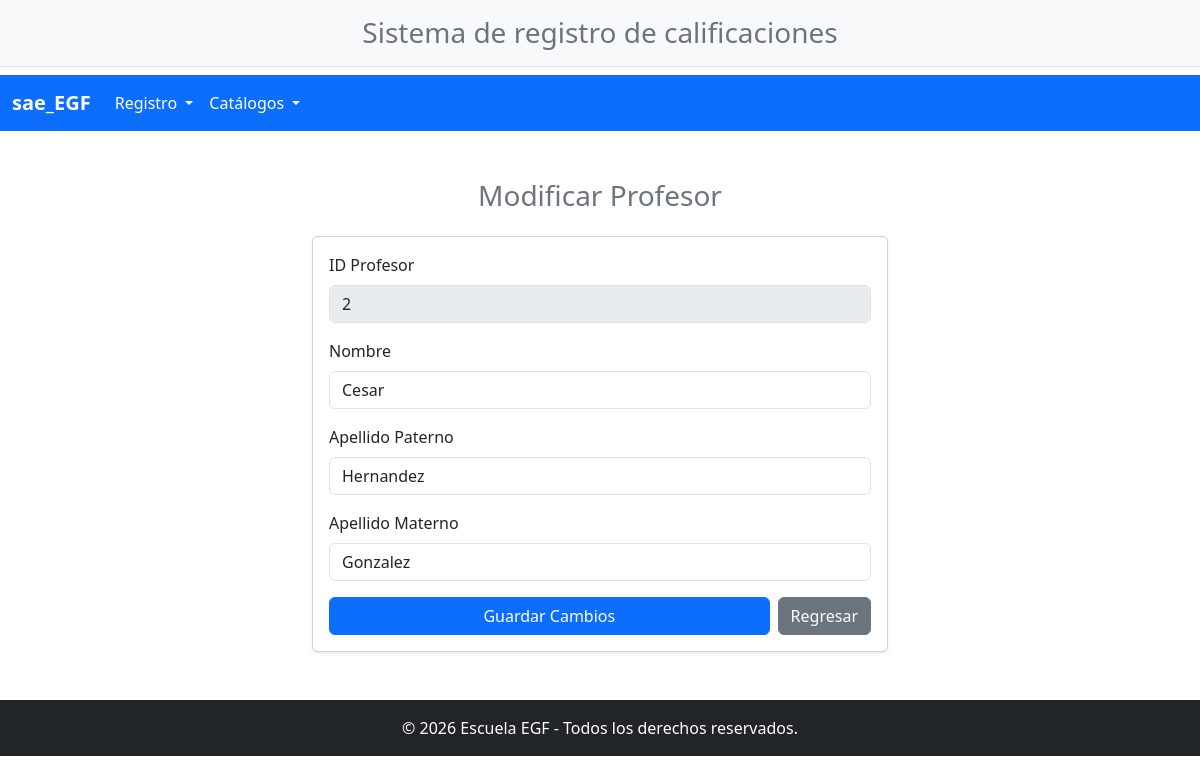
Page /modificaciones/Modif_profesores.php?idprofesor=2 on the earlier database version.
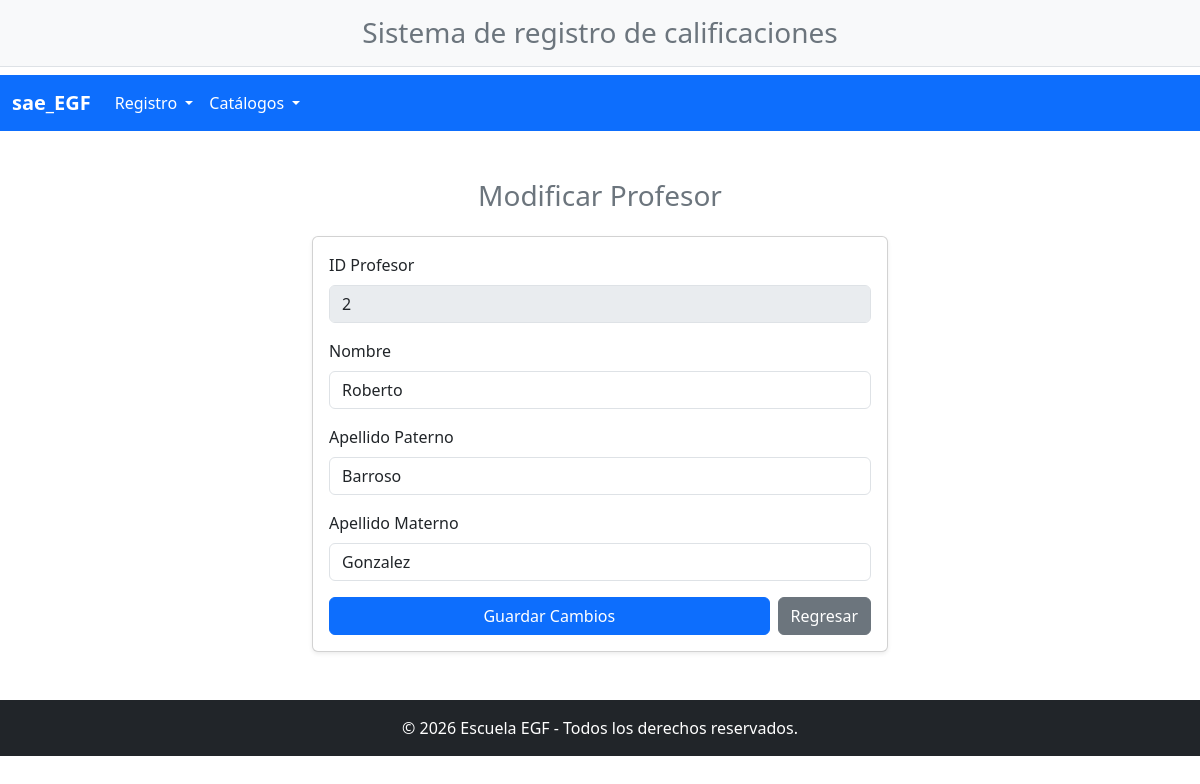
Same page on the later database version.
### tables this page shows
CREATE TABLE `profesor` (
  `id_profesor` int(11) NOT NULL,
  `N_control_profesor` varchar(15) NOT NULL,
  `nombre_profesor` varchar(15) NOT NULL,
  `A_paterno_profesor` text NOT NULL,
  `A_materno_profesor` varchar(15) NOT NULL,
  `Domicilio_profesor` varchar(80) NOT NULL,
  `mail_profesor` varchar(50) NOT NULL,
  `telefono_profesor` varchar(35) NOT NULL,
  `estatus_profesor` varchar(4) NOT NULL DEFAULT 'ALTA'
);

### modificaciones/Modif_profesores.php (the view, shortened to what this page needs)
<?php
include ("../navegacion/header.php");
include ("../navegacion/navegacion.php");
include ("../conexion.php");
$idprofesor = isset($_GET['idprofesor']) ? intval($_GET['idprofesor']) : 0;
$res = mysqli_query($conn, "SELECT * FROM profesor WHERE id_profesor = $idprofesor");
$profesor = mysqli_fetch_assoc($res);
?>
<div class="container my-5" style="max-width: 600px;">
    <h3 class="text-center mb-4 text-secondary">Modificar Profesor</h3>
    <?php if ($profesor): ?>
    <form action="Modif_profesores.php?idprofesor=<?php echo $idprofesor; ?>" method="POST" class="card card-body shadow-sm">
        <div class="mb-3">
            <label class="form-label">ID Profesor</label>
            <input type="text" class="form-control" value="<?php echo $profesor['id_profesor']; ?>" disabled>
        </div>
        <div class="mb-3">
            <label class="form-label">Nombre</label>
            <input type="text" class="form-control" name="nombre_profesor" value="<?php echo $profesor['nombre_profesor']; ?>" required>
        </div>
        <div class="mb-3">
            <label class="form-label">Apellido Paterno</label>
            <input type="text" class="form-control" name="A_paterno_profesor" value="<?php echo $profesor['A_paterno_profesor']; ?>" required>
        </div>
        <div class="mb-3">
            <label class="form-label">Apellido Materno</label>
            <input type="text" class="form-control" name="A_materno_profesor" value="<?php echo $profesor['A_materno_profesor']; ?>" required>
        </div>
        <div class="d-flex gap-2">
            <button type="submit" class="btn btn-primary w-100">Guardar Cambios</button>
            <a href="../Crude/crudeprofesores.php" class="btn btn-secondary">Regresar</a>
        </div>
    </form>
    <?php else: ?>
        <p class="text-center text-danger">Profesor no encontrado.</p>
    <?php endif; ?>
</div>
<?php
include ("../navegacion/footer.php");
?>

Differences in the rows shown:
changed profesor "Gonzalez": nombre_profesor "Cesar" → "Roberto"; A_paterno_profesor "Hernandez" → "Barroso"
